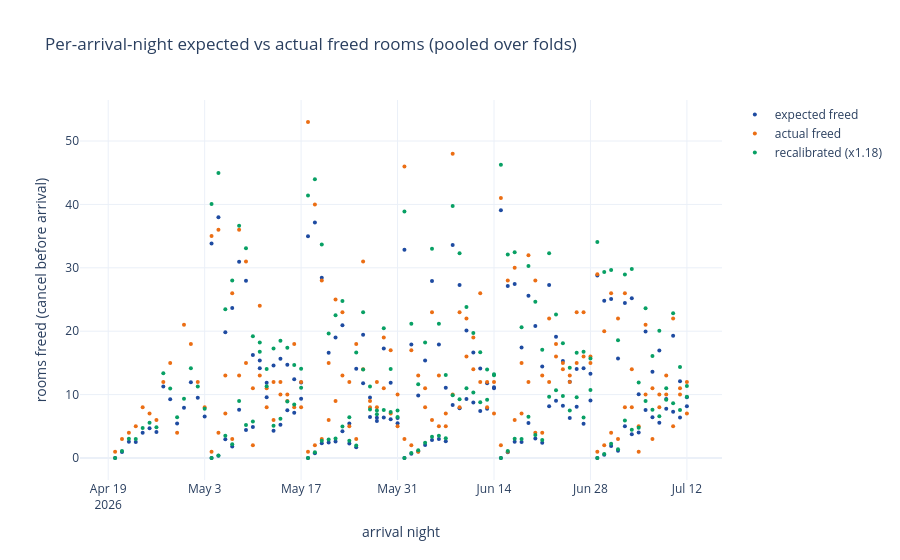

Notebook code for this chart:
### Markdown cell above
**(b) Per-night aggregate calibration - what overbooking actually needs.** Sum the
per-booking probabilities over an arrival night → expected freed rooms, with the
Poisson-binomial variance `Σ p(1-p)`. Even when (a) is fine, two things bite: a tiny
per-booking bias becomes a **material % bias** once summed (fix: a multiplicative
`recalibration_factor` fit on validation), and cancellations are **correlated** within
a night (events, groups) → real variance > Poisson-binomial → **overdispersion φ>1** →
naïve intervals too narrow (fix: widen sd by √φ). Both need MANY nights - the old cell
used one fold (~14 nights = noise); we **pool over all folds**.

### Code cell
_step("pooled per-night calibration (heavy)...")
pn = HZ.walk_forward_per_night(n_folds=6, horizon_days=14, step_days=14, seed=RANDOM_STATE)
cov = HZ.coverage_report(pn); r = HZ.recalibration_factor(pn)
print(f"pooled per-night (n_nights={len(pn):,}):")
print(f"  overdispersion phi = {cov['phi']:.2f}  (>1 => correlated cancellations; widen sd by sqrt(phi) = {cov['phi']**0.5:.1f}x)")
print(f"  aggregate bias      = {cov['bias_pct']:+.1f}%   -> multiplicative recalibration factor = {r:.3f}")
for lvl in (50, 90, 95):
    print(f"  coverage @ {lvl}%: raw {cov.get(f'cov{lvl}', float('nan')):.2f}  vs  sqrt(phi)-adjusted {cov.get(f'cov{lvl}_adj', float('nan')):.2f}")
pn2 = pn.sort_values("arrival_date")
fig = go.Figure()
fig.add_scatter(x=pn2["arrival_date"], y=pn2["exp"], mode="markers", marker=dict(color=BRAND["blue"], size=4), name="expected freed")
fig.add_scatter(x=pn2["arrival_date"], y=pn2["act"], mode="markers", marker=dict(color=BRAND["orange"], size=4), name="actual freed")
fig.add_scatter(x=pn2["arrival_date"], y=pn2["exp"]*r, mode="markers", marker=dict(color=BRAND["green"], size=4), name=f"recalibrated (x{r:.2f})")
fig.update_layout(title="Per-arrival-night expected vs actual freed rooms (pooled over folds)",
                  xaxis_title="arrival night", yaxis_title="rooms freed (cancel before arrival)")
fig.show()

### Figure 1 — Plotly figure (JSON) as saved in the notebook; plotly's stock layout.template omitted (floating-point values rounded to 4 significant figures; data arrays with more than 128 entries replaced by an {"elided": "..."} marker saying what was removed)
{"data": [{"marker": {"color": "#1E4BA1", "size": 4}, "mode": "markers", "name": "expected freed", "type": "scatter", "x": {"elided": "154 str values"}, "y": {"elided": "154 float values"}}, {"marker": {"color": "#EB6E14", "size": 4}, "mode": "markers", "name": "actual freed", "type": "scatter", "x": {"elided": "154 str values"}, "y": {"elided": "154 int values"}}, {"marker": {"color": "#08A064", "size": 4}, "mode": "markers", "name": "recalibrated (x1.18)", "type": "scatter", "x": {"elided": "154 str values"}, "y": {"elided": "154 float values"}}], "layout": {"title": {"text": "Per-arrival-night expected vs actual freed rooms (pooled over folds)"}, "xaxis": {"title": {"text": "arrival night"}}, "yaxis": {"title": {"text": "rooms freed (cancel before arrival)"}}}}
